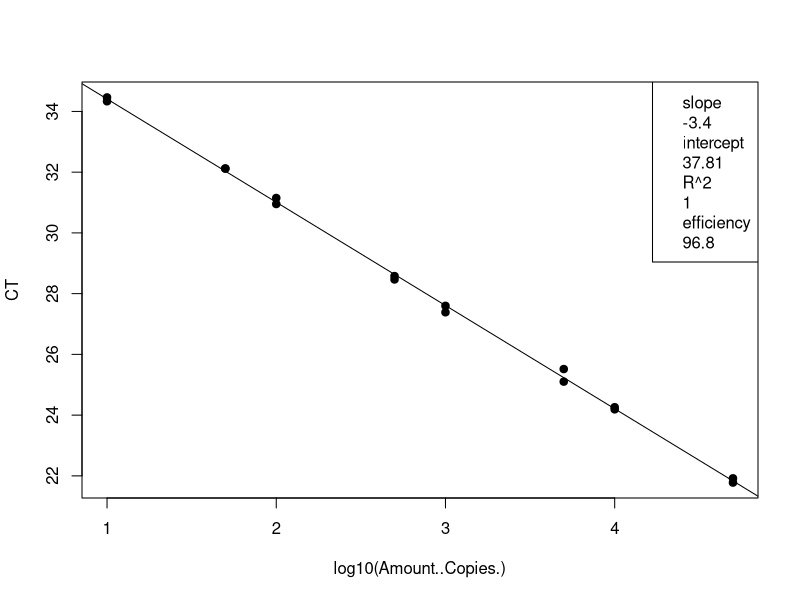
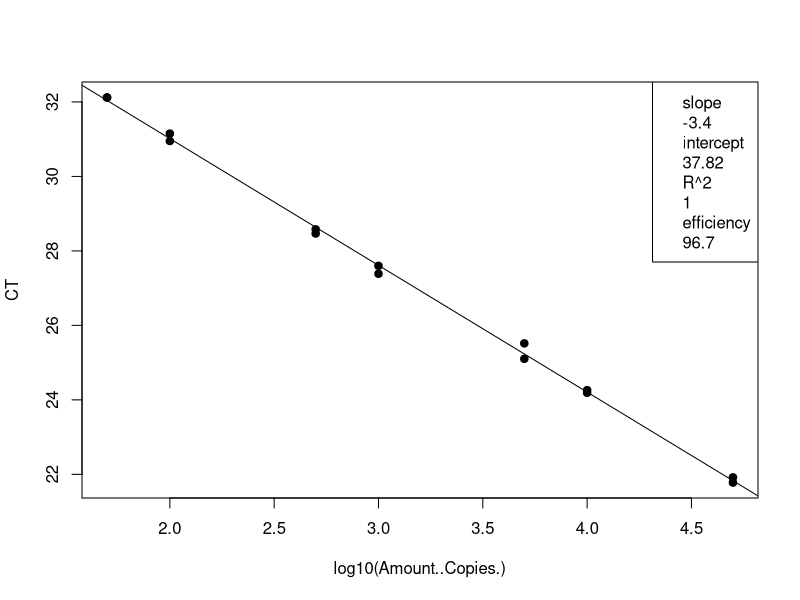
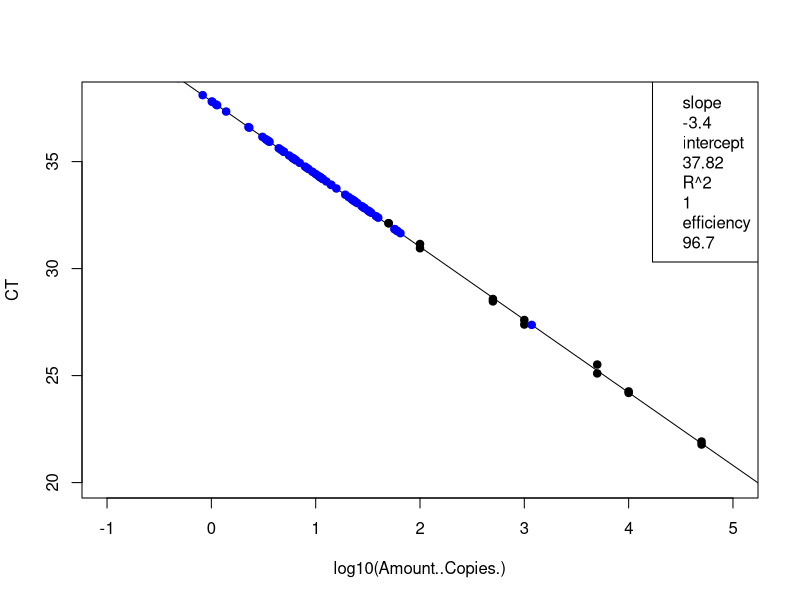
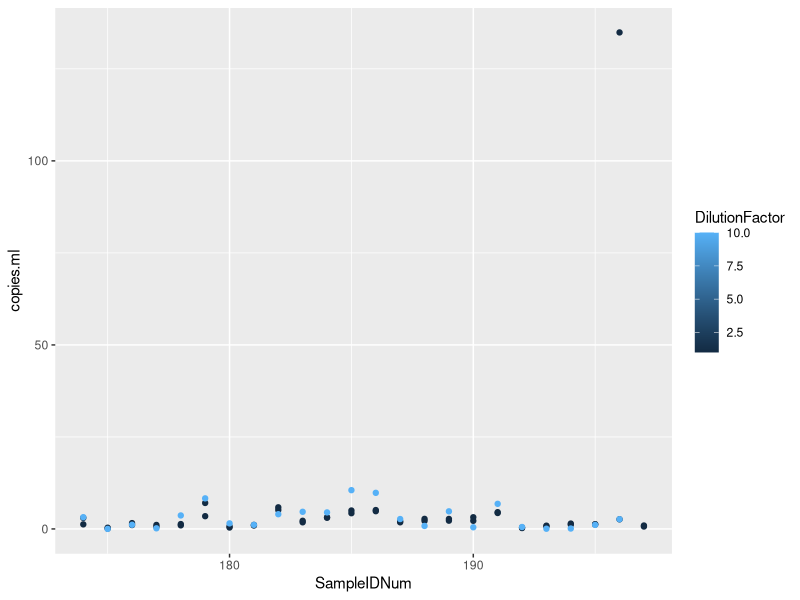

These figures' R source, in order:
## ---- chunk 1
knitr::opts_chunk$set(echo = TRUE)

## ---- chunk 2
# load the data (note data file must be in this repository)
data <- read.csv("Plate9_Entero_qPCRConversion.csv")
View(data)

# clean up the data file (there is some stuff at the bottom and extra blank rows)
#data <- data[-68:-70,] # This removes rows 92-95
View(data)

# assign to the correct data class #warning message about NAs is OK
class(data$CT) # check the data class type
data$CT <- as.numeric(as.character(data$CT)) # change to numeric
data$Amount..Copies. <- as.numeric(as.character(data$Amount..Copies.)) # change to numeric
## ---- chunk 3
# linear regression of standard curve
standards = data[1:16,]
standardCurve <- lm(CT ~ log10(Amount..Copies.), data = standards)
  
standardCurvePlot <- plot(CT ~ log10(Amount..Copies.), data = standards, pch=19) 
abline(coef(standardCurve)) 
legend("topright", legend=c(paste= "slope", round(standardCurve$coefficients[2], 2), 
                            paste= "intercept", round(standardCurve$coefficients[1], 2), 
                            paste= "R^2", round(summary(standardCurve)$r.squared, 2),
                            paste = "efficiency", round((10^(-1/standardCurve$coefficients[2])-1)*100, 1)))
## ---- chunk 4
# remove standards that sucked and redo analysis NOT NEEDED 21 Jan 2020
standards <- standards[-15:-16,] # uncomment this line and change which rows to remove
standardCurve <- lm(CT ~ log10(Amount..Copies.), data = standards)

standardCurvePlot <- plot(CT ~ log10(Amount..Copies.), data = standards, pch=19)
abline(coef(standardCurve))
col = "blue"
legend("topright", legend=c(paste= "slope", round(standardCurve$coefficients[2], 2),
                            paste= "intercept", round(standardCurve$coefficients[1], 2),
                            paste= "R^2", round(summary(standardCurve)$r.squared, 2),
                            paste = "efficiency", round((10^(-1/standardCurve$coefficients[2])-1)*100, 1)))
## ---- chunk 5
# data set of unknowns including info on standard curve
#unknowns = subset(data, Name == "UNKNOWN")
unknowns = data[17:88,]
#unknowns <- unknowns[-1:-3,] # uncomment this line and change which rows to remove if these samples were outside of the standard curve

# add new columns to the data table
unknowns$plate_num = 1 #change to the actual plate number
unknowns$standard_slope = standardCurve$coefficients[2]
unknowns$standard_intercept = standardCurve$coefficients[1]
unknowns$R2 = summary(standardCurve)$r.squared
unknowns$efficiency =  (10^(-1/standardCurve$coefficients[2])-1)*100
  
# add a new column that interpolates copies/well from Ct for the unknowns
unknowns$log.copies.well = ((unknowns$CT - standardCurve$coefficients[1])/standardCurve$coefficients[2])
unknowns$copies.well = 10^unknowns$log.copies.well

# copies/ul extract accounting for dilution factor
vol.well = 3 #qPCR template volume in ul
unknowns$vol.well = vol.well
unknowns$copies.ul = ((unknowns$copies.well/vol.well)*unknowns$DilutionFactor)

# copies/extraction
vol.elution = 110 #DNA extraction elution volume in ul
unknowns$vol.elution = vol.elution
unknowns$copies.extraction = (unknowns$copies.ul*vol.elution)

# copies/ml #Volume is volume of sample filtered in mL
unknowns$copies.ml = (unknowns$copies.extraction/unknowns$Volume)


## ---- chunk 6
standards <- standards[-15:-16,] # uncomment this line and change which rows to remove
standardCurve <- lm(CT ~ log10(Amount..Copies.), data = standards)

standardCurvePlot <- plot(CT ~ log10(Amount..Copies.), data = standards, pch=19, ylim=c(20,38), xlim=c(-1,5))
abline(coef(standardCurve))
col = "blue"
legend("topright", legend=c(paste= "slope", round(standardCurve$coefficients[2], 2),
                            paste= "intercept", round(standardCurve$coefficients[1], 2),
                            paste= "R^2", round(summary(standardCurve)$r.squared, 2),
                            paste = "efficiency", round((10^(-1/standardCurve$coefficients[2])-1)*100, 1)))

unknowns = unknowns[1:72,]
standardCurve <- lm(CT ~ log10(copies.well), data = unknowns)

standardCurvePlot <- points(CT ~ log10(copies.well), data = unknowns, pch=19, col = "blue")


#abline(coef(standardCurve))
#legend("topright", legend=c(paste= "slope", round(standardCurve$coefficients[2], 2),
                            #paste= "intercept", round(standardCurve$coefficients[1], 2),
                            #paste= "R^2", round(summary(standardCurve)$r.squared, 2),
                            #paste = "efficiency", round((10^(-1/standardCurve$coefficients[2])-1)*100, 1)))
## ---- chunk 7
# make a plot that compares the diluted to undiluted replicates for each sample including dilution factor
library("ggplot2")
unknowns$SampleIDNum <- as.numeric(as.character(unknowns$SampleIDNum)) # change to numeric
replicates = unknowns[1:72,]
#replicates <- replicates[-18,] # This removes rows (B11)
#replicates <- replicates[-32,] # This removes rows (D8)
#replicates <- replicates[-55,] # This removes rows (G5)
qplot(SampleIDNum,copies.ml, data=replicates, col=DilutionFactor)
## ---- chunk 8
# write csv file
write.csv(unknowns, file = "Plate9_Entero_ConvertedData.csv", row.names=FALSE, na="")

# average the replicates (if not strongly inhibited) and make a new file
library(dplyr)
data.average = unknowns %>% group_by(SampleIDNum) %>% summarise(copies.ml = mean(copies.ml, na.rm = T))
write.csv(data.average, file = "Plate9_Entero_Averaged.csv", row.names=FALSE, na="")
